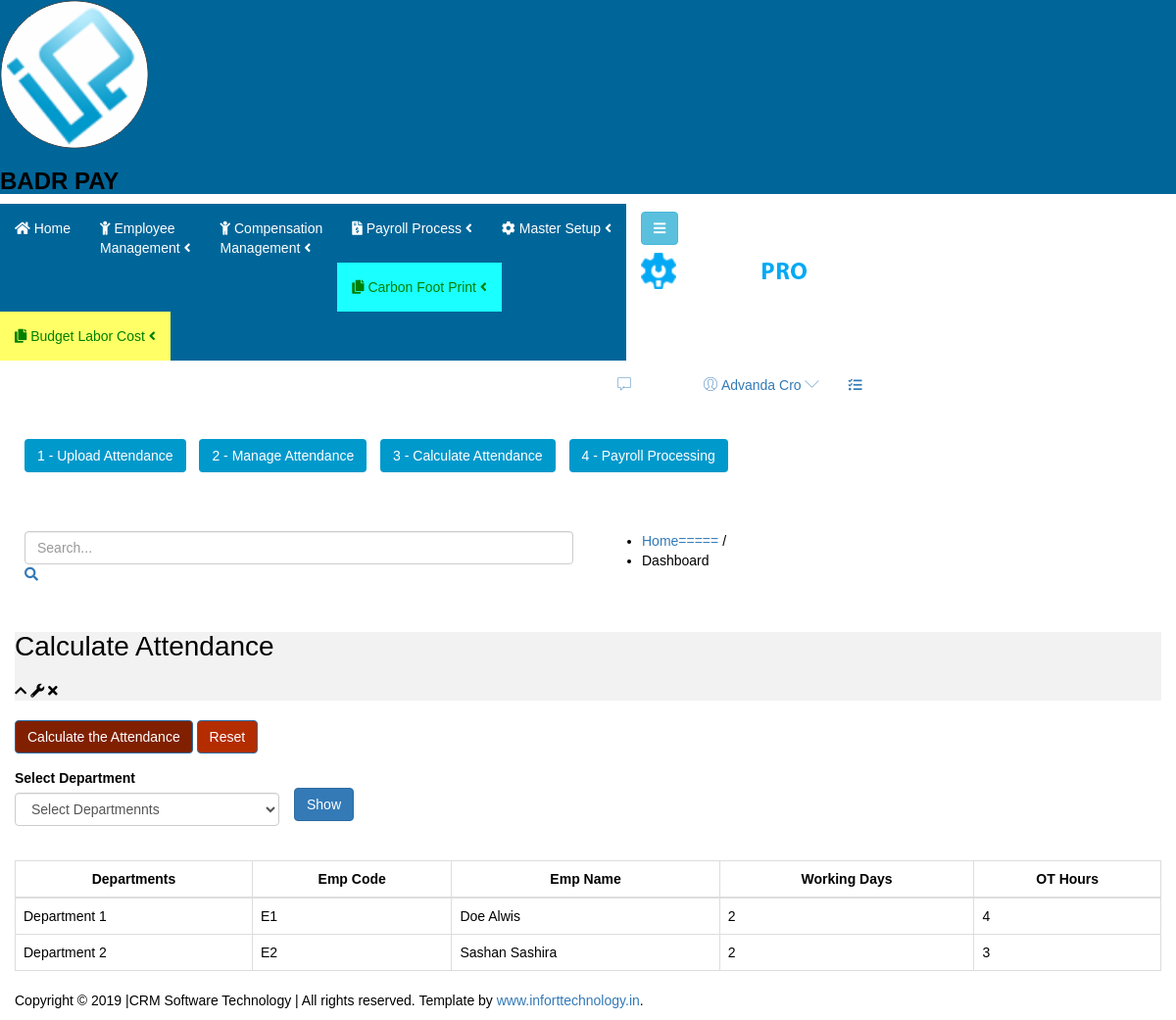
/Wamp/Forms/AttendanceCalculations/AttendanceCalculations.php, run on the app's committed database.
### tables this page shows
CREATE TABLE IF NOT EXISTS `rowdatamonthend` (
  `ID` int NOT NULL AUTO_INCREMENT,
  `EmployeeID` varchar(50) NOT NULL,
  `DayOff` float NOT NULL,
  `OT` float NOT NULL,
  `Late` float NOT NULL,
  `WorkinDay` float NOT NULL,
  `WorkingHours` float NOT NULL,
  `Leave` float NOT NULL,
  `Absent` float NOT NULL,
  `AttAllowances` double NOT NULL,
  `AccOT` float NOT NULL,
  `Auser` varchar(50) NOT NULL,
  `Muser` varchar(50) NOT NULL,
  `Terminal` varchar(50) NOT NULL,
  `NopayLeave` float NOT NULL,
  `PayMonth` int NOT NULL,
  `PayYear` int NOT NULL,
  `PayCut` float NOT NULL,
  `DoubleOT` float NOT NULL,
  `LateCount` double NOT NULL,
  `LateMinuts` double NOT NULL,
  `PayCutEvenin` float NOT NULL,
  `CompanyID` int NOT NULL,
  `EmpTypeID` int NOT NULL,
  `SundayAllownce` double NOT NULL,
  `SpecAllownce` double NOT NULL,
  `WeeklyLeave` float NOT NULL,
  `SundayWeekLeave` float NOT NULL,
  `DateType` varchar(50) NOT NULL,
  `SaturdayAllowence` int NOT NULL,
  `EmpDailyRate` double NOT NULL,
  `TotalQTY` int NOT NULL,
  `SaturdayQTY` int NOT NULL,
  `SundayOT` float NOT NULL,
  `SundayWorkingDay` int NOT NULL,
  `PoyaDayWorking` int NOT NULL,
  `TimeBonescal` double NOT NULL,
  PRIMARY KEY (`ID`)
);

CREATE TABLE IF NOT EXISTS `departments` (
  `ID` int NOT NULL AUTO_INCREMENT,
  `Departments` varchar(50) NOT NULL,
  PRIMARY KEY (`ID`)
);

CREATE TABLE IF NOT EXISTS `employee` (
  `EmployeeID` int NOT NULL AUTO_INCREMENT,
  `EmployeeCode` varchar(15) NOT NULL,
  `FirstName` varchar(50) NOT NULL,
  `LastName` varchar(50) NOT NULL,
  `DepartmentID` int NOT NULL,
  `DesignationID` int NOT NULL,
  `Gender` varchar(10) NOT NULL,
  `Email` varchar(100) NOT NULL,
  `Address` varchar(255) NOT NULL,
  `MobileNumber` varchar(15) NOT NULL,
  `BirthDate` date NOT NULL,
  `JoinedDate` date NOT NULL,
  `Status` varchar(20) NOT NULL,
  `BasicSalary` decimal(10,2) NOT NULL,
  `PhotoPath` varchar(255) DEFAULT NULL,
  `PhotoID` varchar(255) NOT NULL,
  `QID` varchar(15) NOT NULL,
  `HourlyRate` double NOT NULL,
  PRIMARY KEY (`EmployeeID`)
);

### Wamp/Connection/dbconnecting.php (called while the page is built, shortened)
<?php
$host = "localhost";
$user = "root";
$password = "";
$database = "badrpayroll";
class DBHandle {
    private $connection;
    public function __construct($host, $user, $password, $database) {
        $this->connection = new mysqli($host, $user, $password, $database);
    }
    public function runQuery($query) {
        $result = $this->connection->query($query);
        return $result;
    }
}
$db_handle = new DBHandle($host, $user, $password, $database);
?>

### Wamp/Forms/AttendanceCalculations/AttendanceCalculations.php (the view, shortened to what this page needs)
<?php
	require_once("../../Connection/dbconnecting.php");
?>
<!doctype html>
<html class="no-js" lang="en">
<head>
	<?php include('../../Include/headerlinks.php');
	?>
</head>
<body class="materialdesign">
    <div class="wrapper-pro">
        <?php include('../../Include/sidebar.php'); ?>
        <div class="content-inner-all">
            <?php include('../../Include/header.php'); ?>
            <div class="breadcome-area mg-b-30 small-dn">
                <div class="container-fluid">
                    <div class="row">
                        <div class="col-lg-12">
                            <div class="breadcome-list shadow-reset">
                                <div class="row">
                                    <div class="col-lg-12">
                                        <div class="menu-container">
											<a href="../AttendanceUpload/AttendanceUpload.php" class="btn " style="background-color:#0099cc; color:white;">1 - Upload Attendance</a>
										</div>
										<div class="menu-container">
											<a href="../AttendanceManagement/AttendanceManagement.php" class="btn " style="background-color:#0099cc; color:white;">2 - Manage Attendance </a>
										</div>
										<div class="menu-container">
											<a href="../AttendanceCalculations/AttendanceCalculations.php" class="btn " style="background-color:#0099cc; color:white;">3 - Calculate Attendance </a>
										</div>
										<div class="menu-container">
											<a href="../PayrollProcess/PayrollProcessUI.php" class="btn " style="background-color:#0099cc; color:white;">4 - Payroll Processing </a>
										</div>
                                    </div>
                                </div>
                            </div>
                        </div>
                    </div>
                </div>
            </div>
			<?php include('../../Include/menuarea.php'); ?>
            <div class="admin-dashone-data-table-area mg-b-15">
                <div class="container-fluid">
                    <div class="row">
                        <div class="col-lg-12">
                            <div class="sparkline8-list shadow-reset">
                                <div class="sparkline8-hd" style="background-color:#f2f2f2;">
                                    <div class="main-sparkline8-hd">
                                        <h1> Calculate Attendance </h1>
                                        <div class="sparkline8-outline-icon">
                                            <span class="sparkline8-collapse-link"><i class="fa fa-chevron-up"></i></span>
                                            <span><i class="fa fa-wrench"></i></span>
                                            <span class="sparkline8-collapse-close"><i class="fa fa-times"></i></span>
                                        </div>
                                    </div>
                                </div>
								<div class="form-group" style="text-align: left; display: block;"><br>
									<button type="button" class="calculateAttendance btn btn-primary" id="calculateAttendance" style="background-color:#802000;">Calculate the Attendance</button>
									<button type="button" class="ResetBtn btn btn-primary" id="ResetBtn" style="background-color:#b32d00;">Reset</button>
								</div>
                                <div class="sparkline8-graph">
									<form id="form1" name="form1" method="post" autocomplete="off" action="">
										<div class="row">
											<div class="col-md-3">
												<div class="form-group">
													<label for="txtDepartment" style="text-align: left; display: block;" >Select Department</label>
													<select class="form-control" id="cmbDepartment" 	>
															<option value="">Select Departmennts</option>
														</select>
												</div>
											</div>
											<div class="form-group" style="text-align: left; display: block;"><br>
												<button type="button" class="calculateAttendance btn btn-primary" id="calculateAttendance">Show</button>
											</div>
										</div>
									</form>
									<br>
										<div id="Insert_Department" >
											<table class="table table-bordered" >
												<thead>
													<tr>
														<th  style="  text-align:center;">Departments</th>
														<th  style="  text-align:center;">Emp Code</th>
														<th  style="  text-align:center;">Emp Name</th>
														<th  style="  text-align:center;">Working Days</th>
														<th  style="  text-align:center;">OT Hours</th>
													</tr>
												</thead>
												<tbody>
												<?php
												  $queryA = "SELECT `rowdatamonthend`.`OT`,`rowdatamonthend`.`Late`,`rowdatamonthend`.`WorkinDay`,`rowdatamonthend`.`WorkingHours`,
															`employee`.`FirstName`,`employee`.`EmployeeCode`,`departments`.`Departments`,`rowdatamonthend`.`ID`,`employee`.`LastName`
															   FROM `rowdatamonthend`
															   INNER JOIN employee ON employee.EmployeeID = rowdatamonthend.EmployeeID
															   INNER JOIN departments ON departments.ID = employee.DepartmentID
															   ORDER BY employee.EmployeeID";
												$resultA = $db_handle->runQuery($queryA);
												if(!empty($resultA)){
													foreach ($resultA as $r) {
														$ID=$r['ID'];
														?>
														<tr id="show">
															<td style ="text-align:left;" id="Departments-<?php echo $ID; ?>"><?php echo $r['Departments']; ?></td>
															<td style ="text-align:left;" id="Departments-<?php echo $ID; ?>"><?php echo $r['EmployeeCode']; ?></td>
															<td style ="text-align:left;" id="Departments-<?php echo $ID; ?>"><?php echo $r['FirstName'].' '.$r['LastName']; ?></td>
															<td style ="text-align:left;" id="Departments-<?php echo $ID; ?>"><?php echo $r['WorkinDay']; ?></td>
															<td style ="text-align:left;" id="Departments-<?php echo $ID; ?>"><?php echo $r['OT']; ?></td>
														</tr>
														<?php
													}
												}	?>
												</tbody>
											</table>
										</div>
                                    </div>
                                </div>
                            </div>
                        </div>
                    </div>
                </div>
            </div>
        </div>
    <?php include('../../Include/footer.php'); ?>
</body>
</html>

### Wamp/Forms/css/style.css (style rules this page uses)
body { font-family: "Poppins", sans-serif; color: #000000; background-color: #ffffff; }
.btn, .btn:focus { outline: none !important; -webkit-box-shadow: none; box-shadow: none; }

### Wamp/Forms/AttendanceCalculations/AttendanceCalculations.php (style rules this page uses)
.menu-container { display: inline-block; margin-right: 10px; }
.breadcome-area { padding: 20px 0; }
.breadcome-list { padding: 10px; }

### data on the page
rowdatamonthend: departments.Departments "Department 1", EmployeeID.EmployeeCode "E1", EmployeeID.FirstName "Doe", EmployeeID.LastName "Alwis", WorkinDay "2", OT "4"
rowdatamonthend: departments.Departments "Department 2", EmployeeID.EmployeeCode "E2", EmployeeID.FirstName "Sashan", EmployeeID.LastName "Sashira", WorkinDay "2", OT "3"
